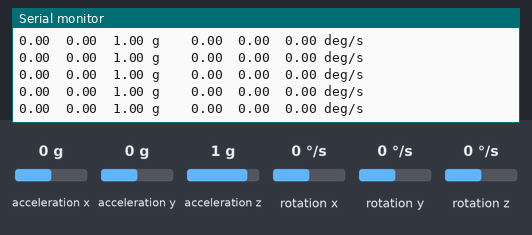
This sketch was run on a simulated Arduino Uno WiFi Rev2. On the bench: the last lines printed to the serial monitor. The test bench sets the inputs (shaded band); at power-on: acceleration x 0 g, acceleration y 0 g, acceleration z 1 g, rotation x 0 °/s, rotation y 0 °/s, rotation z 0 °/s.

Above: at 1.2 s.
1.3 s: acceleration x set to -1.4 g
At 2.0 s:
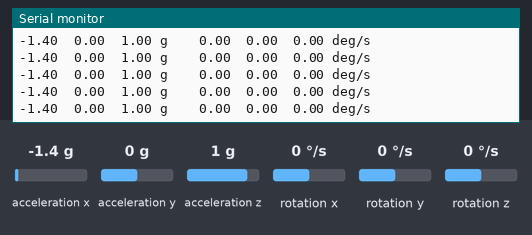
4.3 s: acceleration y set to -1.4 g
At 4.9 s:
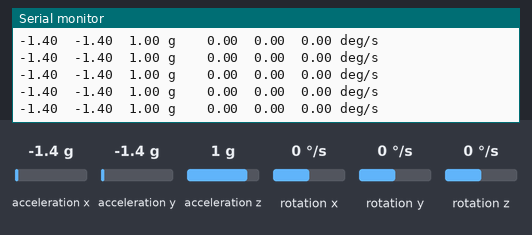
7.3 s: acceleration z set to -1.4 g
At 7.9 s:
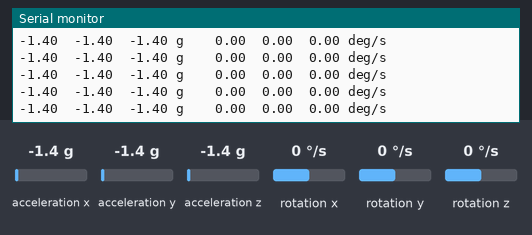

The sketch:

IMU_Measurments203.ino
```cpp
// (licence header left out)
// Need this library installed to access the UNO Wifi Rev2 board's IMU
// For more details, look here: https://www.arduino.cc/reference/en/libraries/arduino_lsm6ds3/
#include <Arduino_LSM6DS3.h>

// Variables to store angular rates from the gyro [degrees/s]
float omega_x, omega_y, omega_z;

// Variables to store accelerations [g's]
float a_x, a_y, a_z;

// Variables to store sample rates from sensor [Hz]
float a_f, g_f;

double av_ox= 0;
double av_oy= 0;
double av_oz= 0;

double sum_ox = 0;
double sum_oy = 0;
double sum_oz = 0;

double num_ox = 0;
double num_oy = 0;
double num_oz = 0;

void average(float omega_x, float omega_y, float omega_z){
  num_ox++;
  num_oy++;
  num_oz++;
  sum_ox = omega_x + sum_ox;
  sum_oy = omega_y + sum_oy;
  sum_oz = omega_z + sum_oz;
  av_ox = (sum_ox)/num_ox;
  av_oy = (sum_oy)/num_oy;
  av_oz = (sum_oz)/num_oz;
}

void setup() {
  // Open the serial port at 115200 bps
  Serial.begin(115200);

  // Wait for serial connection before starting
  while (!Serial) {
    delay(10);
  }

  Serial.println();

  // Check that the board is initialized
  if (!IMU.begin()) {
    // Print an error message if the IMU is not ready
    Serial.print("Failed to initialize IMU :(");
    Serial.print("\n");
    while (1) {
      delay(10);
    }
  }

  // Read the sample rate of the accelerometer and gyroscope
  a_f = IMU.accelerationSampleRate();
  g_f = IMU.gyroscopeSampleRate();

  // Print these values to the serial window
  Serial.print("Accelerometer sample rate: ");
  Serial.println(a_f);
  Serial.print("Gyroscope sample rate: ");
  Serial.println(g_f);
}

void loop() {
  // Timing in the loop is controlled by the IMU reporting when
  // it is ready for another measurement.
  // The accelerometer and gyroscope output at the same rate and
  // will give us their measurements at a steady frequency.

  // Read from the accelerometer
  if (IMU.accelerationAvailable()) {
    IMU.readAcceleration(a_x, a_y, a_z);

    /// Print the accelerometer measurements to the Serial Monitor
    Serial.print(a_x);
    Serial.print("\t");
    Serial.print(a_y);
    Serial.print("\t");
    Serial.print(a_z);
    Serial.print(" g\t\t");
  }

  // Read from the gyroscope
  if (IMU.gyroscopeAvailable()) {
    IMU.readGyroscope(omega_x, omega_y, omega_z);
    average(omega_x, omega_y, omega_z);


    // Print the gyroscope measurements to the Serial Monitor
    Serial.print(omega_x-av_ox);
    Serial.print("\t");
    Serial.print(omega_y-av_oy);
    Serial.print("\t");
    Serial.print(omega_z-av_oz);
    Serial.print(" deg/s\n");
  }
}
```

Measured:
- after the input at 1.3 s, the serial monitor: prints a new line at once (image 1)
- after the input at 4.3 s, the serial monitor: prints a new line at once (image 2)
- after the input at 7.3 s, the serial monitor: prints a new line at once (image 3)
